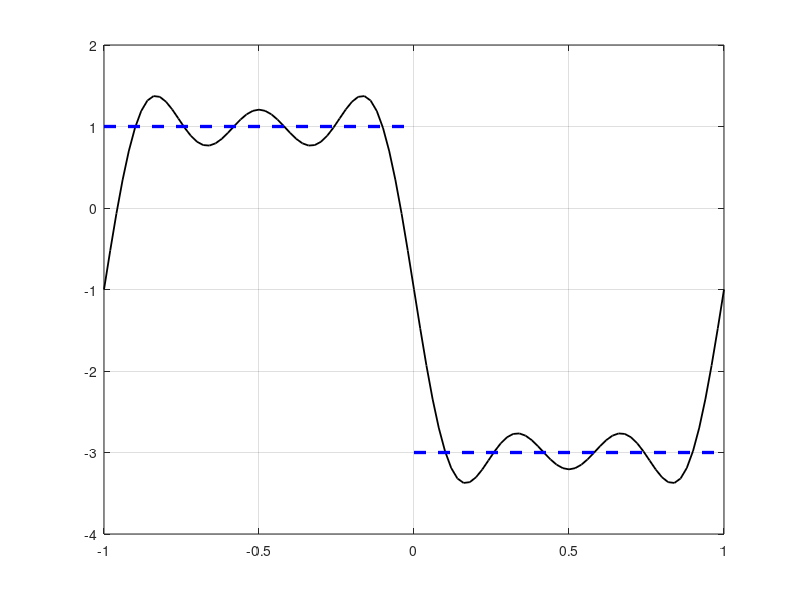

The MATLAB source for this figure:
% Гармонический анализ двойного 
% прямоугольного импульса 
%------------------------------------------------ 

% Вычисление коэффициентов 
% ряда Фурье при T1=2 
A  = -3;
T1 = 2; 
N  = 5;    % номер последнего члена ряда Фурье
t  = [-1:0.02:1];

%================================================ 

% Аппроксимация сигнала s(t) рядом Фурье
s1 = (1+A)/2;
for j=1:2:N
    b = 2*(A-1)/(j*pi);
    s1 = s1 + b*sin(j*2*pi/T1*t);
end

% Построение графика функции s1(t) 
plot(t, s1, 'k', 'LineWidth', 1.3) 
axis([-1 1 -4 2]) 
hL1 = line([-1 0], [1 1]); 
set(hL1, 'LineWidth', 2.4, 'LineStyle', '--', 'Color', 'b') 
hL2 = line([0 1], [A A]); 
set(hL2, 'LineWidth', 2.4, 'LineStyle', '--', 'Color', 'b') 
hold on 
%================================================ 
set(gca, 'GridLineStyle', '-')
grid on
